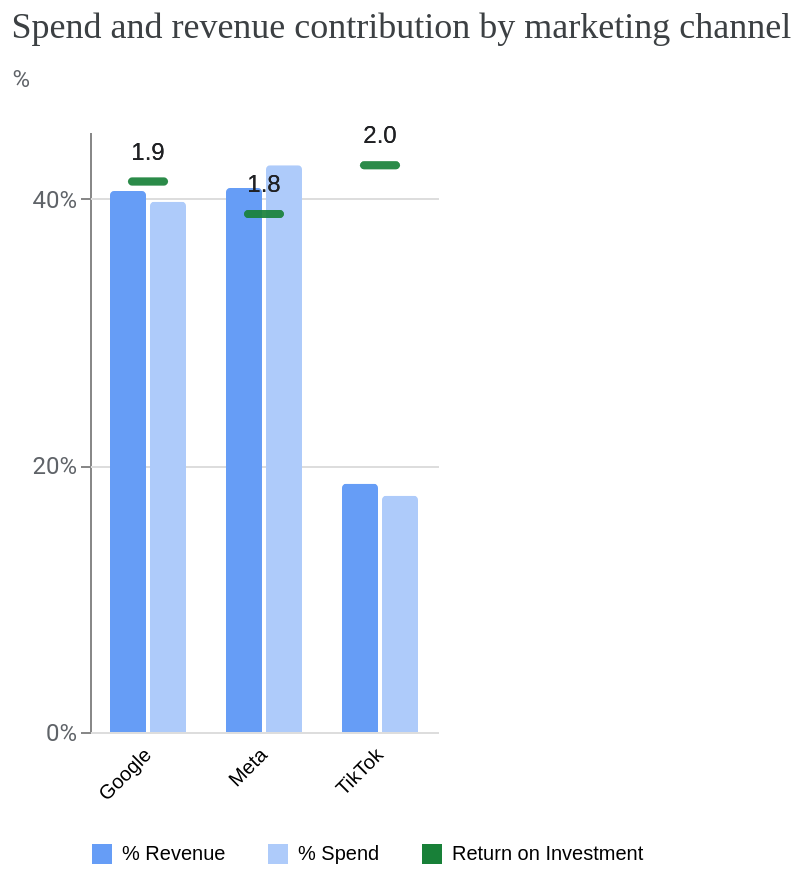

Source (notebook cell):
### Code cell
media_summary.plot_spend_vs_contribution()

### Figure 1 — Vega-Lite specification as saved in the notebook (floating-point values rounded to 4 significant figures)
{"config": {"view": {"continuousWidth": 300, "continuousHeight": 300, "strokeOpacity": 0}, "axis": {"labelColor": "#5F6368", "labelFont": "Roboto", "labelFontSize": 12, "titleColor": "#5F6368", "titleFont": "Roboto", "titleFontSize": 12, "titleFontWeight": "normal", "titlePadding": 10}, "header": {"labelAlign": "right", "labelAngle": -45, "labelBaseline": "middle", "labelOrient": "bottom", "title": null}}, "data": {"name": "data-0011db54c0bb34fd83bc5dd9862b5a20"}, "facet": {"column": {"field": "channel", "type": "nominal"}}, "spec": {"layer": [{"mark": {"type": "bar", "cornerRadiusEnd": 2, "tooltip": true}, "encoding": {"color": {"field": "label", "legend": {"columnPadding": 20, "orient": "bottom", "rowPadding": 10, "title": null}, "scale": {"domain": ["% Revenue", "% Spend", "Return on Investment"], "range": ["#669DF6", "#AECBFA", "#188038"]}, "type": "nominal"}, "tooltip": [{"field": "pct", "format": ".1%", "type": "quantitative"}], "x": {"axis": {"labels": false, "ticks": false, "title": null}, "field": "label", "scale": {"paddingOuter": 0.5}, "type": "nominal"}, "y": {"axis": {"format": "%", "tickCount": 2, "titleAlign": "left", "titleAngle": 0, "titleY": -20}, "field": "pct", "type": "quantitative"}}}, {"mark": {"type": "tick", "color": "#188038", "cornerRadius": 2, "size": 20, "thickness": 4, "tooltip": true}, "encoding": {"tooltip": [{"field": "roi", "format": ".2f", "type": "quantitative"}], "y": {"field": "roi_scaled", "title": "%", "type": "quantitative"}}}, {"mark": {"type": "text", "color": "#202124", "dy": -15, "fontSize": 12}, "encoding": {"text": {"field": "roi", "format": ".1f", "type": "quantitative"}, "y": {"field": "roi_scaled", "type": "quantitative"}}}]}, "spacing": -1, "title": {"text": "Spend and revenue contribution by marketing channel", "anchor": "start", "color": "#3C4043", "font": "Google Sans Display", "fontSize": 18, "fontWeight": "normal", "offset": 10}, "$schema": "https://vega.github.io/schema/vega-lite/v5.20.1.json", "datasets": {"data-0011db54c0bb34fd83bc5dd9862b5a20": [{"channel": "Meta ", "pct": 0.4081, "label": "% Revenue", "roi": 1.825, "roi_scaled": 0.3885}, {"channel": "Google ", "pct": 0.4058, "label": "% Revenue", "roi": 1.94, "roi_scaled": 0.4129}, {"channel": "TikTok ", "pct": 0.1862, "label": "% Revenue", "roi": 1.997, "roi_scaled": 0.425}, {"channel": "Meta ", "pct": 0.425, "label": "% Spend", "roi": 1.825, "roi_scaled": 0.3885}, {"channel": "Google ", "pct": 0.3977, "label": "% Spend", "roi": 1.94, "roi_scaled": 0.4129}, {"channel": "TikTok ", "pct": 0.1772, "label": "% Spend", "roi": 1.997, "roi_scaled": 0.425}]}}
